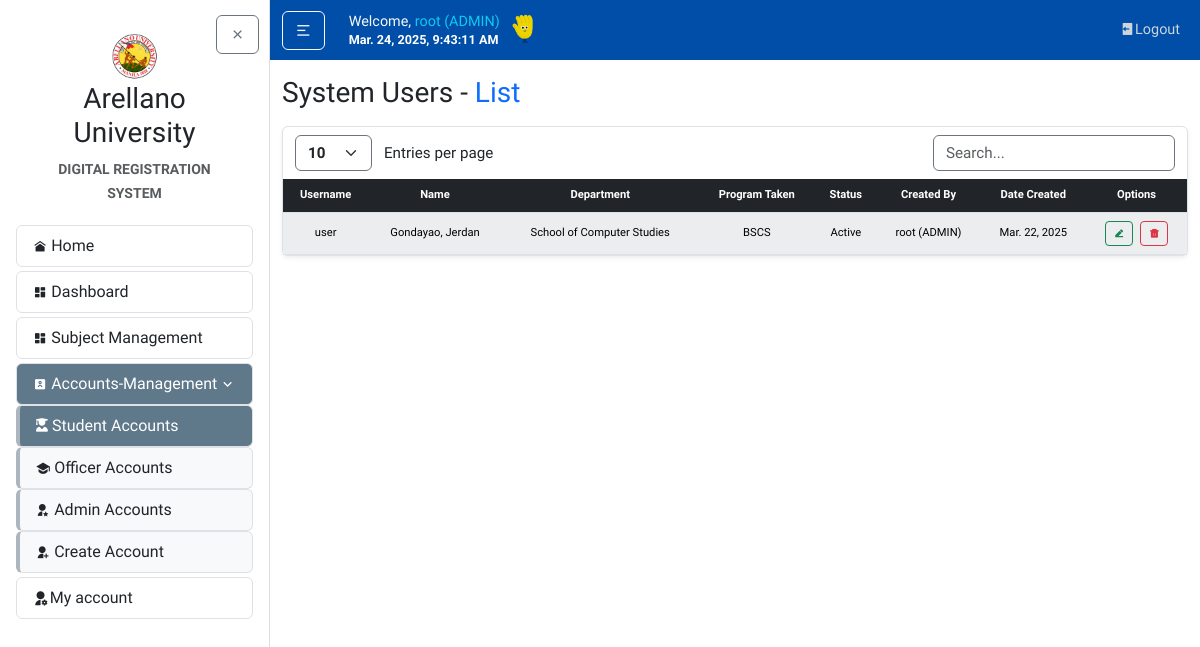
/accounts/student-list/ (signed in), run on the app's committed database.
### accounts/models.py (models this page shows, shortened)
class CustomUser(AbstractUser):
    ROLES = (
        ('SUPERUSER', 'Superuser'),
        ('ADMIN', 'Admin'),
        ('OFFICER', 'Enrollment Officer'),
        ('STUDENT', 'Student'),
    )
    role = models.CharField(max_length=20, choices=ROLES, default='ADMIN')
    email = models.EmailField()
    created_by = models.ForeignKey(
        settings.AUTH_USER_MODEL,
        on_delete=models.SET_NULL,
        null=True,
        blank=True,
        related_name="created_users"
    )
    def __str__(self):
        return f"{self.username} ({self.role})"

class StudentProfile(models.Model):
    user = models.OneToOneField(CustomUser, on_delete=models.CASCADE)
    student_id = models.CharField(max_length=20, unique=True)
    program = models.ForeignKey(Program, on_delete=models.CASCADE)
    year_level = models.PositiveIntegerField(default=1)
    department = models.ForeignKey(Department, on_delete=models.CASCADE)

class Department(models.Model):
    name = models.CharField(max_length=100, unique=True)
    description = models.TextField(blank=True, null=True)

class Program(models.Model):
    department = models.ForeignKey(Department, on_delete=models.CASCADE, related_name='programs')
    name = models.CharField(max_length=100)
    class Meta:
        unique_together = ('department', 'name')
        ordering = ['name']
    def __str__(self):
        return self.name

### accounts/views.py (the view, shortened to what this page needs)
# urls.py: path('student-list/', views.accounts_list_students, name='student-list'),
@login_required
@role_required(allowed_roles=['ADMIN', 'OFFICER'])
def accounts_list_students(request):
    if request.user.role == 'ADMIN':
        students = CustomUser.objects.filter(
            role='STUDENT',
            is_superuser=False
        ).exclude(id=request.user.id)
    else:
        students = CustomUser.objects.filter(
            role='STUDENT',
            is_superuser=False
        ).exclude(id=request.user.id)
    return render(request, 'accounts/accounts_list_students.html', {'students': students})

### accounts/templates/accounts/accounts_list_students.html (shortened to what this page needs)
{% extends "home/layout.html" %}
{% block body %}
<h3 class="mb-3">System Users - <span class="text-primary">List</span></h3>
<article class="content-section border rounded p-0 shadow-sm">
    <div class="container">
        <div class="row mt-2">
            <div class="col-auto">
                <select id="customEntries" class="form-select d-inline w-auto border-secondary fw-bold" style="font-size: calc(0.8rem + 0.2vw); cursor: pointer; vertical-align: middle;">
                    <option value="10">10</option>
                </select>
                <span class="d-inline ms-2" style="font-size: calc(0.8rem + 0.2vw); vertical-align: middle;">Entries per page</span>
            </div>
            <div class="col-auto ms-auto">
                <input type="text" id="searchBar" class="form-control d-inline w-auto border-secondary" placeholder="Search..." style="font-size: calc(0.8rem + 0.2vw); vertical-align: middle;">
            </div>
        </div>
    </div>
    <div class="table-responsive table-nowrap mt-2">
        <table id="dataTable" class="table table-light table-hover table-striped text-center m-0 projectTables">
            <thead class="table-dark">
                <tr>
                    <th class="text-center">Username</th>
                    <th class="text-center">Name</th>
                    {% if request.user.role|lower == "admin" or request.user.is_superuser %}
                        <th class="text-center">Department</th>
                    {% endif %}
                    <th class="text-center">Program Taken</th>
                    <th class="text-center">Status</th>
                    <th class="text-center">Created By</th>
                    <th class="text-center">Date Created</th>
                    <th class="text-center">Options</th>
                </tr>
            </thead>
            <tbody>
                {% for student in students %}
                    {% if student.username != 'root' %}
                    <tr>
                        <td style="vertical-align: middle;">{{ student.username }}</td>
                        <td style="vertical-align: middle;">{{ student.last_name }}, {{ student.first_name }}</td>
                        {% if request.user.role|lower == "admin" or request.user.is_superuser %}
                        <td style="vertical-align: middle;">
                            {% if student.studentprofile and student.studentprofile.department %}
                                {{ student.studentprofile.department.name }}
                            {% else %}
                                -
                            {% endif %}
                        </td>
                        {% endif %}
                        <td style="vertical-align: middle;">
                            {% if student.studentprofile and student.studentprofile.program %}
                                {{ student.studentprofile.program }}
                            {% else %}
                                -
                            {% endif %}
                        </td>
                        <td style="vertical-align: middle;">{{ student.is_active|yesno:"Active,Inactive" }}</td>
                        <td style="vertical-align: middle;">{{ student.created_by|default:"-" }}</td>
                        <td style="vertical-align: middle;">{{ student.date_joined|date:"M. d, Y" }}</td>
                        <td style="vertical-align: middle;">
                            <a href="{% url "account-update" student.pk %}" class="btn btn-sm btn-outline-success fw-bold responsive_text flex-fill me-1" title="Edit">
                                <i class="ri-edit-2-fill"></i>
                            </a>
                            {% if request.user.role == "ADMIN" %}
                                <button type="button" data-bs-toggle="modal" data-bs-target="#myModal" data-deleteData="User: {{ student.last_name }}, {{ student.first_name }}" data-ID="{{ student.id }}" data-moduleName="Delete the account record" class="btn btn-sm btn-outline-danger fw-bold responsive_text flex-fill">
                                    <i class="ri-delete-bin-5-fill"></i>
                                </button>
                            {% endif %}
                        </td>
                    </tr>
                    {% endif %}
                {% endfor %}
            </tbody>
        </table>
    </div>
</article>
{% endblock %}

### home/templates/home/layout.html (shortened to what this page needs)
{% load static %}
<!DOCTYPE html>
<html lang="en">
<head>
  <link rel="stylesheet" type="text/css" href="{% static 'home/main.css' %}">
  <link href="https://cdn.jsdelivr.net/npm/bootstrap@5.3.3/dist/css/bootstrap.min.css" rel="stylesheet">
  <link rel="stylesheet" href="https://cdnjs.cloudflare.com/ajax/libs/remixicon/4.6.0/remixicon.css">
  <link rel="stylesheet" href="//cdn.datatables.net/2.2.2/css/dataTables.dataTables.min.css">
  <link rel="stylesheet" href="https://cdn.jsdelivr.net/npm/flatpickr/dist/flatpickr.min.css">
</head>
<body>
    <div class="full-nav-bg"></div>
    <div id="page-wrapper" class="d-flex" style="min-height: 100vh;">
        {% include "home/sidebar.html" %}
        <div id="content-wrapper" class="flex-grow-1">
            <header class="site-header">
                <nav class="navbar navbar-expand-md ">
                    <div class="container">
                        <div class="navbar-nav align-items-xl-center">
                            <button id="sidebarToggle" class="btn btn-outline-light me-3 my-auto">
                                <i class="ri-menu-2-line"></i>
                            </button>
                        </div>
                        <div class="ms-2 me-auto my-auto">
                            <h5 class="d-flex align-items-end gap-1 mb-1">
                                <span class="text-light nav-font">
                                    {% if user.is_authenticated %}
                                        Welcome, <span class="text-info">{{ request.user }} {{ request.user.userprofile.userrole }}</span> <br>
                                    {% endif %}
                                    <small id="clock" class="my-auto text-white fw-bold"></small>
                                </span>
                                <span><img src="{% static "home/images/hand.gif" %}" alt="" style="height: 2em; width: auto; vertical-align: middle;"></span>
                            </h5>
                        </div>
                        <div class="navbar-nav ms-auto nav-font">
                            {% if user.is_authenticated %}
                                <a class="nav-item nav-link" href="{% url "logout" %}"><i class="ri-logout-box-fill "></i>Logout</a>
                            {% endif %}
                        </div>
                    </div>
                </nav>
            </header>
            <main id="main-content" role="main" class="container mt-3">
                <div class="row">
                    <div class="col">
                    {% block body %}{% endblock %}
                    </div>
                </div>
            </main>
        </div>
    </div>
</body>
</html>

### home/static/home/main.css (style rules this page uses)
body { background: #fafafa; color: #333333; font-family: 'Varela Round', sans-serif!important; }
h1, h2, h3, h4, h5, h6 { color: #444444; font-size: calc(1rem + 0.8vw); margin-bottom: 1rem; }
.full-nav-bg { position: fixed; top: 0; left: 0; width: 100%; height: 60px; background-color: #004EA8; z-index: 1000; }
.responsive_text { font-size: calc(0.1rem + 0.7vw) !important; }
.site-header { position: sticky; top: 0; z-index: 1000; }
.navbar-nav { flex-wrap: wrap; gap: 0.5rem; }
.navbar-nav .nav-link { color: #cbd5db; transition: color 0.2s ease; }
.nav-font { font-size: clamp(0.7rem, 1.2vw, 1rem); }
.content-section { background: #ffffff; padding: 1.25rem; border: 1px solid #dddddd; border-radius: 0.5rem; margin-bottom: 1.5rem; }
#page-wrapper { min-height: 100vh; overflow: hidden; }
#content-wrapper { flex: 1; overflow-y: auto; height: 100vh; }
.projectTables { font-size: calc(0.55rem + 0.2vw); margin-bottom: 0; }
.projectTables th, .projectTables td { padding: calc(5px + 0.2vw) calc(8px + 0.2vw); vertical-align: middle; border-color: #dee2e6; text-align: center; }
.projectTables thead th { font-weight: 600; }
button, input[type="submit"] { margin-top: 10px; }
.container { max-width: 1490px!important; }
html { scroll-behavior: smooth; }

### data on the page
CustomUser: user "root (ADMIN)"
CustomUser: username "user", last_name "Gondayao", first_name "Jerdan", studentprofile.department.name "School of Computer Studies", studentprofile.program "BSCS", is_active "Active", created_by "root (ADMIN)", date_joined "Mar. 22, 2025"
